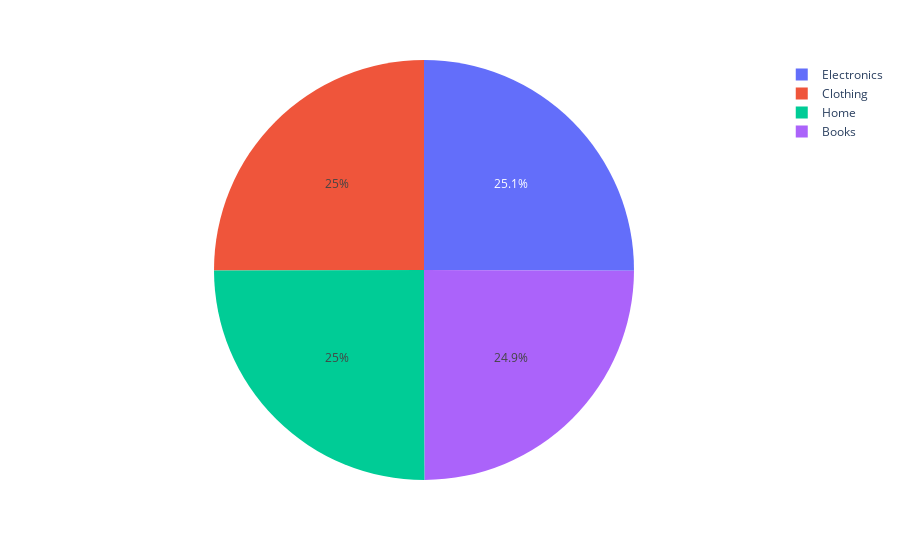
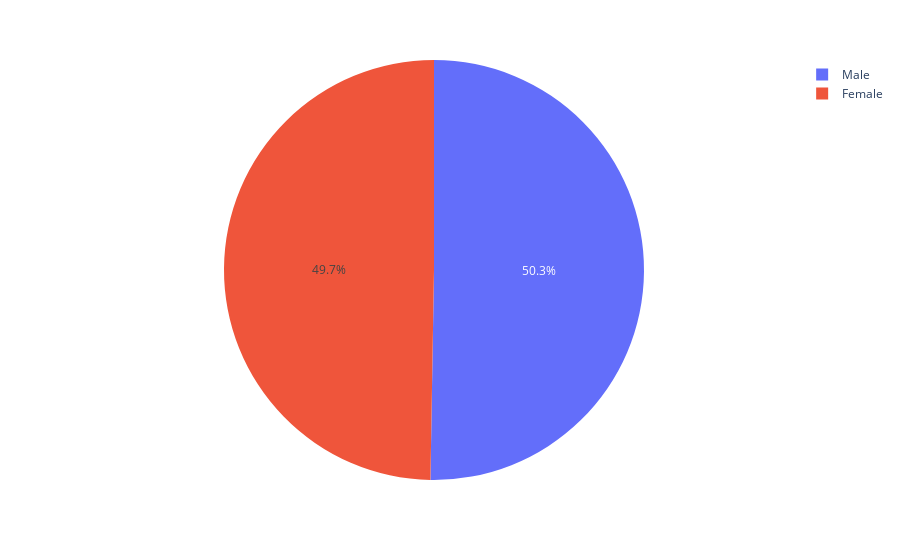
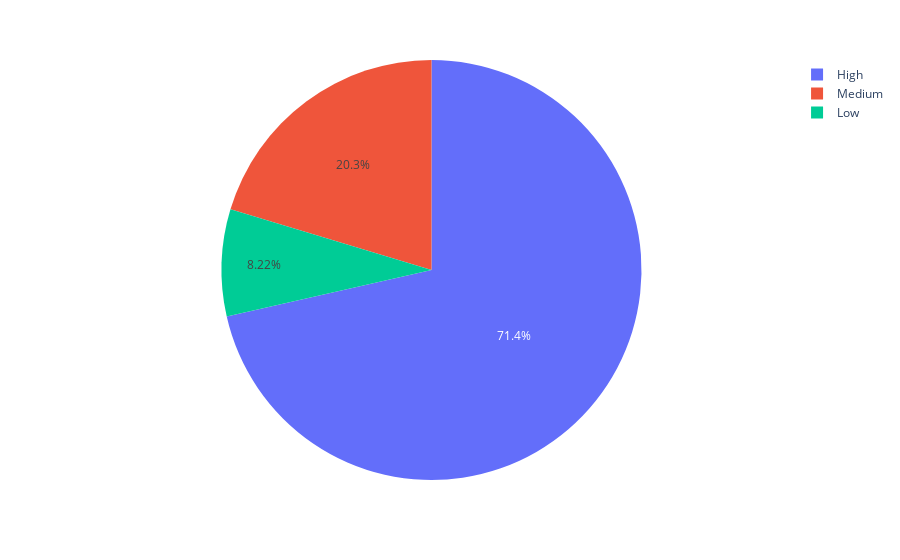
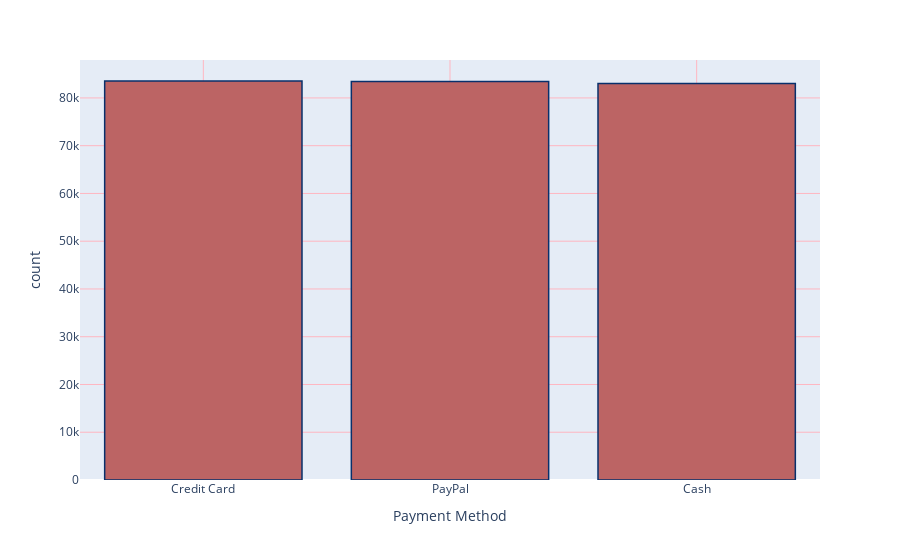

The notebook cell saved with these charts, in order:
### Code cell
import pandas as pd
import plotly.express as px
import matplotlib.pyplot as plt
import seaborn as sns


data = pd.read_csv('ecommerce_customer_data_large.csv')
data.dropna()

data.describe()


cat = data["Product Category"].value_counts().reset_index()

fig = px.pie(cat,names='Product Category',values='count')
fig.show()
fig.write_html('fig.html')
gender_count = data["Gender"].value_counts().reset_index()
fig2 = px.pie(gender_count,names='Gender',values='count')
data["price_val"] = data['Product Price'].apply(lambda x: 'Low' if x < 50 else ('Medium' if x < 150 else 'High'))
fig2.show()
fig2.write_html('fig2.html')

price_count = data["price_val"].value_counts().reset_index()
fig3 = px.pie(price_count,names='price_val',values='count')
fig3.show()
fig3.write_html('fig3.html')

paym_count = data["Payment Method"].value_counts().reset_index()

plt.figure(figsize=(10,10))
fig4 = px.bar(paym_count,x="Payment Method",y="count")
fig4.update_traces(marker_color='rgb(188, 100, 100)', marker_line_color='rgb(8,48,107)', marker_line_width=1.5, opacity=1)
fig4.update_xaxes(showgrid=True, gridwidth=1, gridcolor='LightPink')
fig4.update_yaxes(showgrid=True, gridwidth=1, gridcolor='LightPink')
fig4.show()
fig4.write_html('fig4.html')

quantity_by_Product = data.groupby('Product Category')['Quantity'].sum().reset_index()
fig5 = px.bar(quantity_by_Product,y="Product Category",x="Quantity")
fig5.update_traces(marker_color='rgb(188, 100, 100)', marker_line_color='rgb(8,48,107)', marker_line_width=1.5, opacity=1)
fig5.update_xaxes(showgrid=True, gridwidth=1, gridcolor='LightPink')
fig5.update_yaxes(showgrid=True, gridwidth=1, gridcolor='LightPink')
fig5.show()
fig5.write_html('fig5.html')


quantity_by_payment = data.groupby('Payment Method')['Quantity'].sum().reset_index()
fig7 = px.bar(quantity_by_payment,y="Payment Method",x="Quantity")
fig7.update_traces(marker_color='rgb(188, 100, 100)', marker_line_color='rgb(8,48,107)', marker_line_width=1.5, opacity=1)
fig7.update_xaxes(showgrid=True, gridwidth=1, gridcolor='LightPink')
fig7.update_yaxes(showgrid=True, gridwidth=1, gridcolor='LightPink')
fig7.show()
fig7.write_html('fig7.html')

ay = sns.countplot(data , x = 'Product Category' , hue='Returns',stat='percent', palette="tab10")


filtered_data = data[data['Returns'] != 0]

return_by_category = filtered_data.groupby('Product Category')['Returns'].sum().reset_index()
fig8 = px.bar(return_by_category,y="Product Category",x="Returns")
fig8.update_traces(marker_color='rgb(188, 100, 100)', marker_line_color='rgb(8,48,107)', marker_line_width=1.5, opacity=1)
fig8.update_xaxes(showgrid=True, gridwidth=1, gridcolor='LightPink')
fig8.update_yaxes(showgrid=True, gridwidth=1, gridcolor='LightPink')
fig8.show()
fig8.write_html('fig8.html')

### Figure 1 — Plotly figure (JSON) as saved in the notebook; plotly's stock layout.template omitted (floating-point values rounded to 4 significant figures)
{"data": [{"domain": {"x": [0, 1], "y": [0, 1]}, "hovertemplate": "Product Category=%{label}<br>count=%{value}<extra></extra>", "labels": ["Electronics", "Clothing", "Home", "Books"], "legendgroup": "", "name": "", "showlegend": true, "type": "pie", "values": [62630, 62581, 62542, 62247]}], "layout": {"legend": {"tracegroupgap": 0}, "margin": {"t": 60}}}

### Figure 2 — Plotly figure (JSON) as saved in the notebook; plotly's stock layout.template omitted (floating-point values rounded to 4 significant figures)
{"data": [{"domain": {"x": [0, 1], "y": [0, 1]}, "hovertemplate": "Gender=%{label}<br>count=%{value}<extra></extra>", "labels": ["Male", "Female"], "legendgroup": "", "name": "", "showlegend": true, "type": "pie", "values": [125676, 124324]}], "layout": {"legend": {"tracegroupgap": 0}, "margin": {"t": 60}}}

### Figure 3 — Plotly figure (JSON) as saved in the notebook; plotly's stock layout.template omitted (floating-point values rounded to 4 significant figures)
{"data": [{"domain": {"x": [0, 1], "y": [0, 1]}, "hovertemplate": "price_val=%{label}<br>count=%{value}<extra></extra>", "labels": ["High", "Medium", "Low"], "legendgroup": "", "name": "", "showlegend": true, "type": "pie", "values": [178604, 50838, 20558]}], "layout": {"legend": {"tracegroupgap": 0}, "margin": {"t": 60}}}

### Figure 4 — Plotly figure (JSON) as saved in the notebook; plotly's stock layout.template omitted (floating-point values rounded to 4 significant figures)
{"data": [{"alignmentgroup": "True", "hovertemplate": "Payment Method=%{x}<br>count=%{y}<extra></extra>", "legendgroup": "", "marker": {"color": "rgb(188, 100, 100)", "line": {"color": "rgb(8,48,107)", "width": 1.5}, "pattern": {"shape": ""}}, "name": "", "offsetgroup": "", "opacity": 1, "orientation": "v", "showlegend": false, "textposition": "auto", "type": "bar", "x": ["Credit Card", "PayPal", "Cash"], "xaxis": "x", "y": [83547, 83441, 83012], "yaxis": "y"}], "layout": {"barmode": "relative", "legend": {"tracegroupgap": 0}, "margin": {"t": 60}, "xaxis": {"anchor": "y", "domain": [0, 1], "gridcolor": "LightPink", "gridwidth": 1, "showgrid": true, "title": {"text": "Payment Method"}}, "yaxis": {"anchor": "x", "domain": [0, 1], "gridcolor": "LightPink", "gridwidth": 1, "showgrid": true, "title": {"text": "count"}}}}
